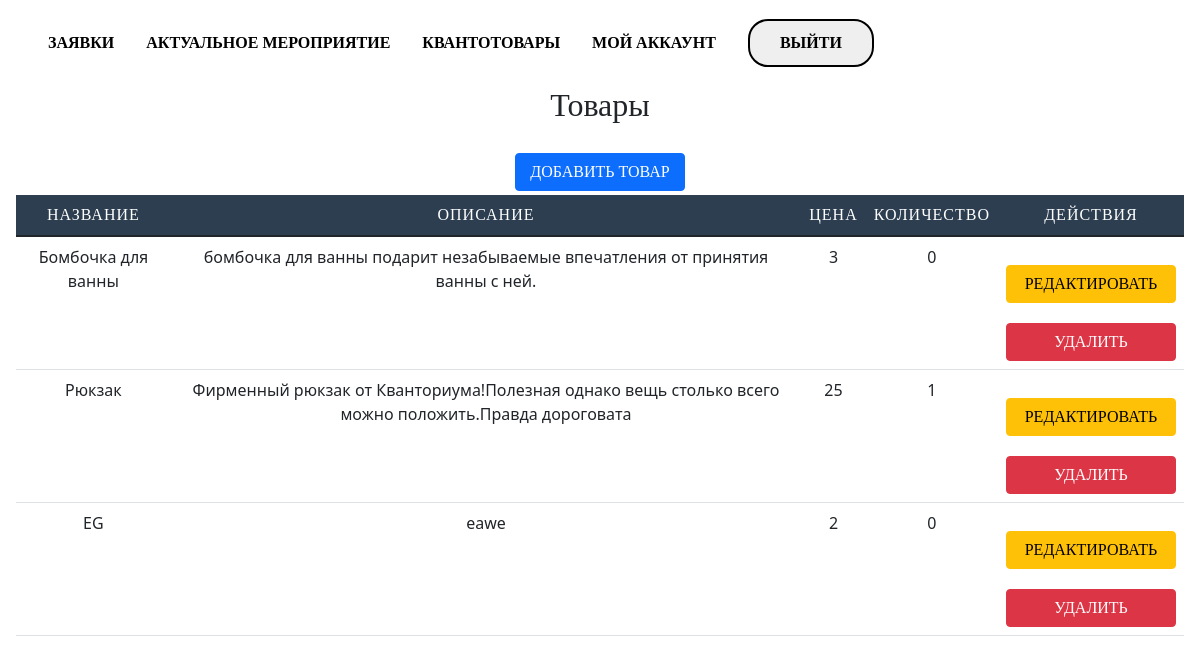
Screenshot of /admin-panel/products/ (signed in) with the database file from the repository.
### shop/models.py (models this page shows, shortened)
class Product(models.Model):
    name = models.CharField(max_length=100, verbose_name="Название товара")
    description = models.TextField(verbose_name="Описание товара")
    price = models.IntegerField(verbose_name="Цена")
    quantity = models.PositiveIntegerField(verbose_name="Количество")
    image = models.ImageField(upload_to='products/', verbose_name="Изображение", null=True, blank=True)
    created_at = models.DateTimeField(auto_now_add=True, verbose_name="Дата создания")
    updated_at = models.DateTimeField(auto_now=True, verbose_name="Дата обновления")
    class Meta:
        verbose_name = "Товар"
        verbose_name_plural = "Товары"

### shop/views.py (the view)
# urls.py: path('products/', views.product_list, name='product_list'),
@user_passes_test(is_admin)
def product_list(request):
    products = Product.objects.all()
    return render(request, 'admin/product_list.html', {'products': products,'title':'Список товаров'})

### shop/views.py (called while the page is built)
def is_admin(user):
    return user.is_staff

### templates/admin/product_list.html (shortened to what this page needs)
{% extends 'base.html'%}
{% load static %}
{% block bootstrap %}<link href="https://cdn.jsdelivr.net/npm/bootstrap@5.1.3/dist/css/bootstrap.min.css" rel="stylesheet">{% endblock %}
{% block content%}
<div class="conteiner text-center">
    <h2 class="font">Товары</h2>
    <a href="{% url 'add_product' %}" class="btn btn-primary">Добавить товар</a>
    <table class="table">
        <thead>
            <tr class="font">
                <th>Название</th>
                <th>Описание</th>
                <th>Цена</th>
                <th>Количество</th>
                <th>Действия</th>
            </tr>
        </thead>
        <tbody>
            {% for product in products %}
            <tr>
                <td>{{ product.name }}</td>
                <td>{{ product.description }}</td>
                <td>{{ product.price }}</td>
                <td>{{ product.quantity }}</td>
                <td>
                    <a href="{% url 'edit_product' product.id %}" class="btn btn-warning">Редактировать</a>
                    <form action="{% url 'delete_product' product.id %}" method="post">
                        <button type="submit" class="btn btn-danger">Удалить</button>
                    </form>
                </td>
            </tr>
            {% empty %}
            <tr>
                <td colspan="5">Нет товаров</td>
            </tr>
            {% endfor %}
        </tbody>
    </table>
</div>
{% endblock %}

### static/main/css/style3.css (style rules this page uses)
body { margin: 0 px; font-family: 'Courier New', Courier, monospace; font-size: 16 px; }
h1, h2, h3, h4, h5, h6 { margin: 0; }
*, *::before, *::after { box-sizing: border-box; }
.conteiner { width: 100%; max-width: 1200px; margin: 0 auto; padding-left: 1rem; padding-right: 1rem; }
.btn { display: inline-block; vertical-align: top; padding: 15px 27px; min-width: 170px; margin-top: 20px; font-size: 16px; cursor: pointer; color: white; text-decoration: none; text-transform: uppercase; font-family: "BankGothic RUSS Medium"; font-weight: 600; font-style: normal; border: 5px solid white; border-radius: 30px; background-color: #0039A6; line-height: 1.1; transition: background-color 0.2s linear, color 0.2s linear, box-shadow 0.2s linear; }
.font { font-family: "BankGothic RUSS Medium"; }
.table { margin-bottom: 0; }
.table thead th { background-color: #2c3e50; color: white; font-weight: normal; text-transform: uppercase; letter-spacing: 1px; }

### rows the page displays
Product: name "Бомбочка для ванны", description "бомбочка для ванны подарит незабываемые впечатления от принятия ванны с ней.", price "3", quantity "0"
Product: name "Рюкзак", description "Фирменный рюкзак от Кванториума!Полезная однако вещь столько всего можно положить.Правда дороговата", price "25", quantity "1"
Product: name "EG", description "eawe", price "2", quantity "0"
